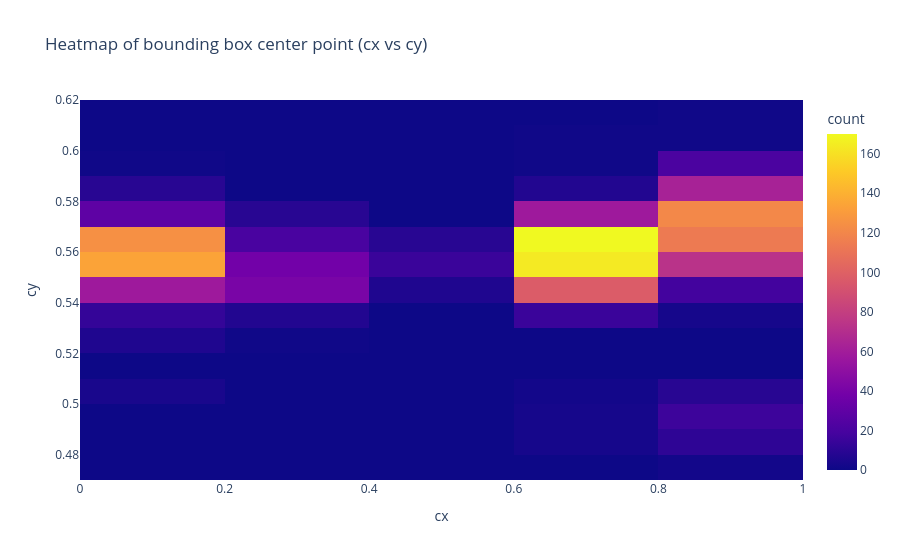

The notebook cell this image was saved under:
### Code cell
fig = px.density_heatmap(
    x=all_cx,
    y=all_cy,
    title="Heatmap of bounding box center point (cx vs cy)",
    labels={"x": "cx", "y": "cy"}
)
fig.show()

### Figure 1 — Plotly figure (JSON) as saved in the notebook; plotly's stock layout.template omitted (floating-point values rounded to 4 significant figures; data arrays with more than 128 entries replaced by an {"elided": "..."} marker saying what was removed)
{"data": [{"coloraxis": "coloraxis", "hovertemplate": "cx=%{x}<br>cy=%{y}<br>count=%{z}<extra></extra>", "name": "", "type": "histogram2d", "x": {"elided": "1499 float values"}, "xaxis": "x", "xbingroup": "x", "y": {"elided": "1499 float values"}, "yaxis": "y", "ybingroup": "y"}], "layout": {"coloraxis": {"colorbar": {"title": {"text": "count"}}, "colorscale": [[0, "#0d0887"], [0.1111, "#46039f"], [0.2222, "#7201a8"], [0.3333, "#9c179e"], [0.4444, "#bd3786"], [0.5556, "#d8576b"], [0.6667, "#ed7953"], [0.7778, "#fb9f3a"], [0.8889, "#fdca26"], [1, "#f0f921"]]}, "legend": {"tracegroupgap": 0}, "title": {"text": "Heatmap of bounding box center point (cx vs cy)"}, "xaxis": {"anchor": "y", "domain": [0, 1], "title": {"text": "cx"}}, "yaxis": {"anchor": "x", "domain": [0, 1], "title": {"text": "cy"}}}}
